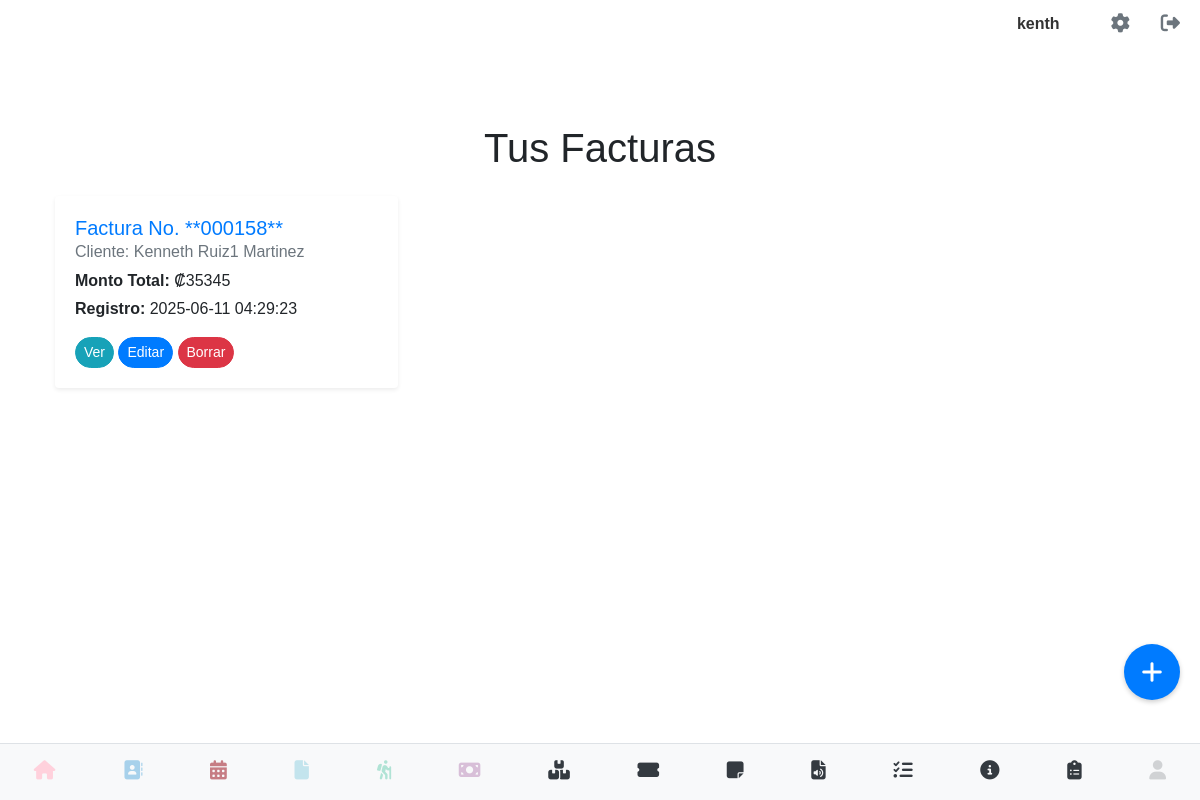
The app's page /ver_facturas (signed in), older data.
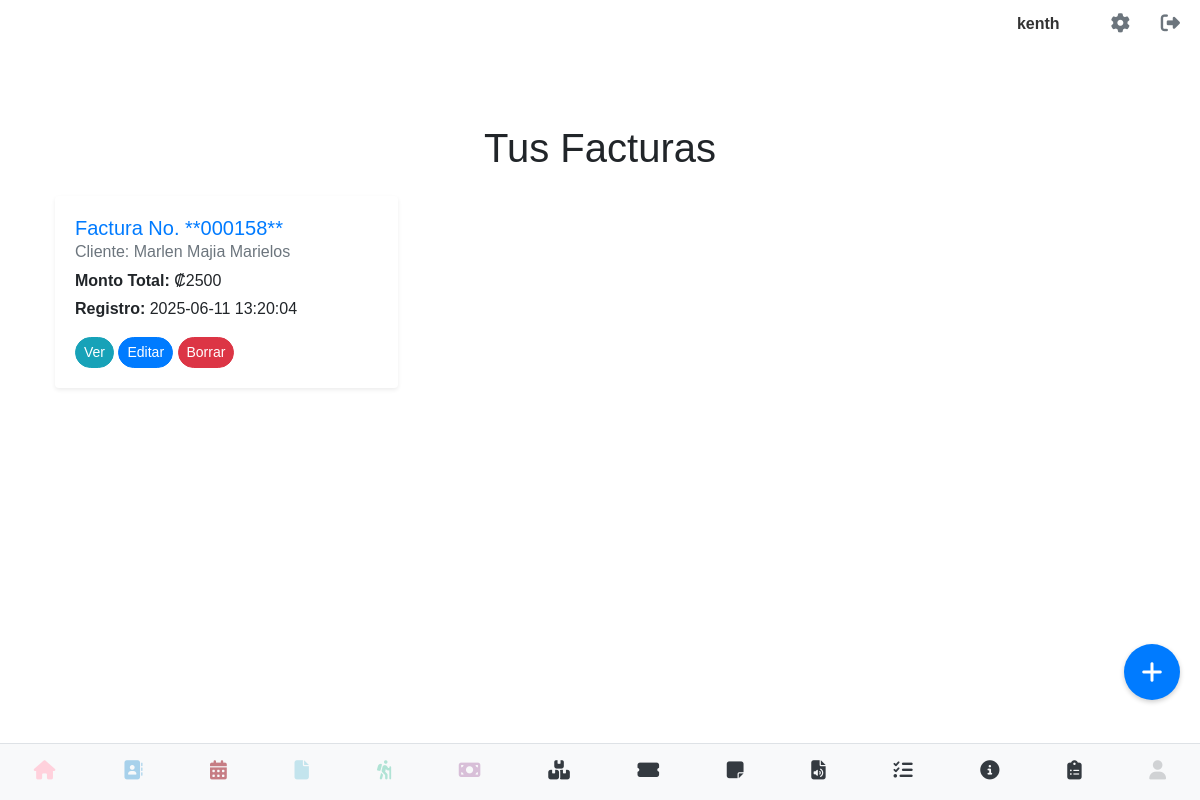
The same page, newer data.
### models.py (models this page shows, shortened)
class Factura(db.Model):
    __tablename__ = 'facturas'
    id = db.Column(db.Integer, primary_key=True)
    numero_factura = db.Column(db.String(100), unique=True, nullable=False)
    fecha_emision = db.Column(db.Date, nullable=False, default=datetime.utcnow)
    cliente_id = db.Column(db.Integer, db.ForeignKey('contacto.id'), nullable=False)
    cliente = db.relationship('Contacto', backref=db.backref('facturas', lazy=True))
    descripcion = db.Column(db.Text)
    monto_total = db.Column(db.Numeric(10, 2), nullable=False)
    fecha_registro = db.Column(db.DateTime, default=datetime.utcnow)
    usuario_id = db.Column(db.Integer, db.ForeignKey('users.id'), nullable=False)
    usuario = db.relationship('User', backref=db.backref('facturas', lazy=True))
    interes = db.Column(db.String(50), nullable=True)
    realizado_por = db.Column(db.String(100), nullable=True)
    sinpe = db.Column(db.String(100), nullable=True)
    tipo_actividad = db.Column(db.String(100), nullable=True)
    nombre_actividad_etapa = db.Column(db.String(255), nullable=True)
    costo_actividad = db.Column(db.Numeric(10, 2), nullable=True)
    otras_descripcion = db.Column(db.Text, nullable=True)
    impuesto_monto = db.Column(db.Numeric(10, 2), nullable=True, default=0.00)

class Contacto(db.Model):
    __tablename__ = 'contacto'
    id = db.Column(db.Integer, primary_key=True)
    nombre = db.Column(db.String(100), nullable=False)
    primer_apellido = db.Column(db.String(100), nullable=True)
    segundo_apellido = db.Column(db.String(100), nullable=True)
    telefono = db.Column(db.String(20), nullable=False)
    movil = db.Column(db.String(20), nullable=True)
    email = db.Column(db.String(120), nullable=True)
    direccion = db.Column(db.String(200), nullable=True)
    tipo_actividad = db.Column(db.String(100), nullable=True)
    nota = db.Column(db.Text, nullable=True)
    fecha_ingreso = db.Column(db.DateTime, default=datetime.utcnow)
    direccion_mapa = db.Column(db.String(255), nullable=True)
    avatar_path = db.Column(db.String(255), nullable=True)
    usuario_id = db.Column(db.Integer, db.ForeignKey('users.id'), nullable=False)
    empresa = db.Column(db.String(100), nullable=True)
    sitio_web = db.Column(db.String(255), nullable=True)
    capacidad_persona = db.Column(db.String(50), nullable=True)
    participacion = db.Column(db.String(50), nullable=True)
    usuario = db.relationship('User', backref=db.backref('contactos', lazy=True))

### app.py (the view)
@app.route('/ver_facturas')
@login_required
def ver_facturas():
    facturas = Factura.query.filter_by(usuario_id=current_user.id).all()
    return render_template('ver_facturas.html', facturas=facturas, generate_csrf=generate_csrf)

### app.py (called while the page is built)
@login_manager.user_loader
def load_user(user_id):
    return User.query.get(int(user_id))

### models.py (called while the page is built)
    @property
    def is_authenticated(self):
        return True

### templates/ver_facturas.html (shortened to what this page needs)
{% extends 'base.html' %}
{% block content %}
<div class="container mt-4">
    <h1 class="mb-4 text-center">Tus Facturas</h1>
    {% if facturas %}
    <div class="row row-cols-1 row-cols-md-2 row-cols-lg-3 g-4">
        {% for factura in facturas %}
        <div class="col">
            <div class="card h-100 shadow-sm border-0 rounded-3">
                <div class="card-body d-flex flex-column">
                    <h5 class="card-title text-primary mb-2">Factura No. **{{ factura.numero_factura }}**</h5>
                    <h6 class="card-subtitle mb-2 text-muted">
                        Cliente:
                        {% if factura.cliente %}
                            {{ factura.cliente.nombre.title() }}
                            {{ factura.cliente.primer_apellido.title() if factura.cliente.primer_apellido else '' }}
                            {{ factura.cliente.segundo_apellido.title() if factura.cliente.segundo_apellido else '' }}
                        {% else %}
                            N/A
                        {% endif %}
                    </h6>
                    <p class="card-text mb-1"><strong>Monto Total:</strong> ₡{{ factura.monto_total | int }}</p>
                    <p class="card-text mb-3 text-sm"><strong>Registro:</strong> {{ factura.fecha_registro.strftime('%Y-%m-%d %H:%M:%S') }}</p>
                    <div class="mt-auto d-grid gap-2 d-md-block">
                        <a href="{{ url_for('ver_detalle_factura', id=factura.id) }}" class="btn btn-info btn-sm rounded-pill mb-2 mb-md-0 me-md-2">Ver</a>
                        <a href="{{ url_for('editar_factura', id=factura.id) }}" class="btn btn-primary btn-sm rounded-pill mb-2 mb-md-0 me-md-2">Editar</a>
                        <button type="button" class="btn btn-danger btn-sm rounded-pill borrar-factura-btn-swal"
                                data-factura-id="{{ factura.id }}"
                                data-factura-numero="{{ factura.numero_factura }}"
                                data-factura-cliente="{{ factura.cliente.nombre | title }} {{ factura.cliente.primer_apellido | title or '' }} {{ factura.cliente.segundo_apellido | title or '' }}">
                            Borrar
                        </button>
                    </div>
                </div>
            </div>
        </div>
        {% endfor %}
    </div>
    {% else %}
    <p class="text-center mt-5">No hay facturas registradas. ¡Crea tu primera factura!</p>
    {% endif %}
</div>
<a href="{{ url_for('crear_factura') }}" class="floating-button">
    <i class="fas fa-plus"></i>
</a>
{% endblock %}

Row changes from the older to the newer data that the page shows:
changed Factura: cliente.nombre "Kenneth" → "Marlen"; cliente.primer_apellido "Ruiz1" → "Majia"; cliente.segundo_apellido "Martinez" → "Marielos"; monto_total "35345" → "2500"; fecha_registro "2025-06-11 04:29:23" → "2025-06-11 13:20:04"
